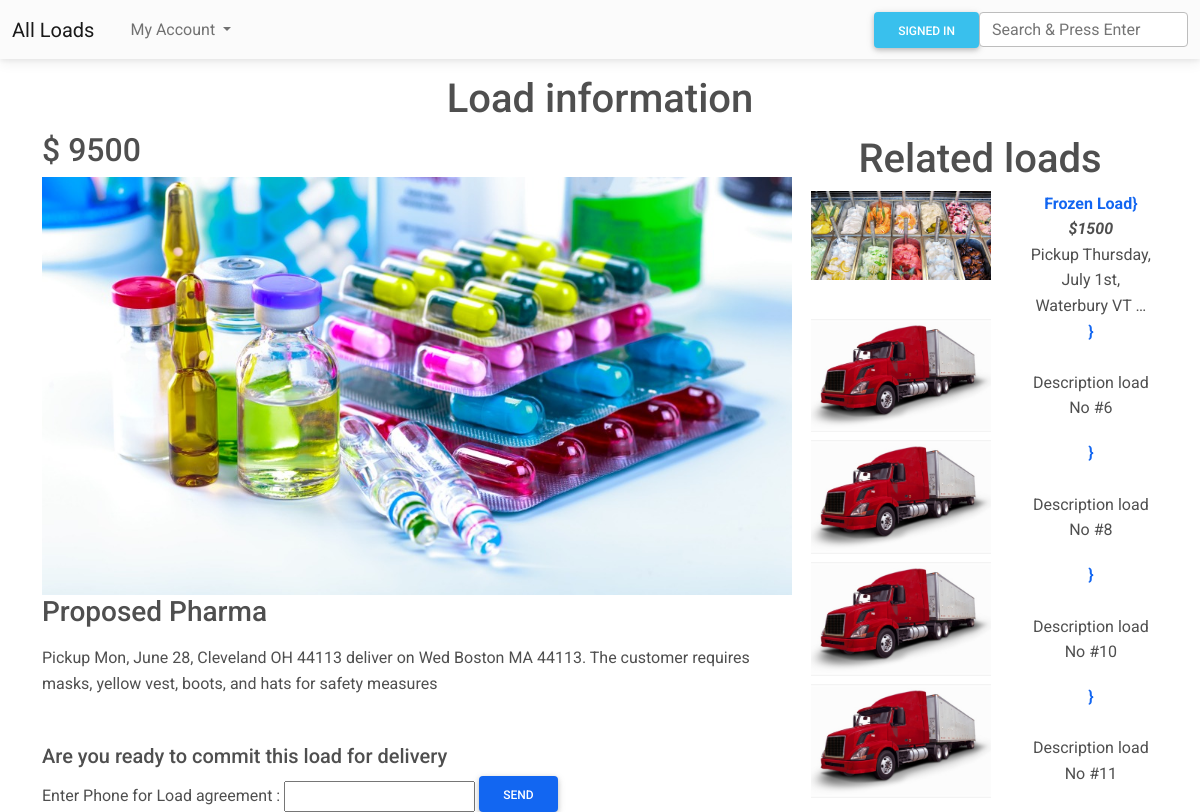
The app's page /load/2, older data.
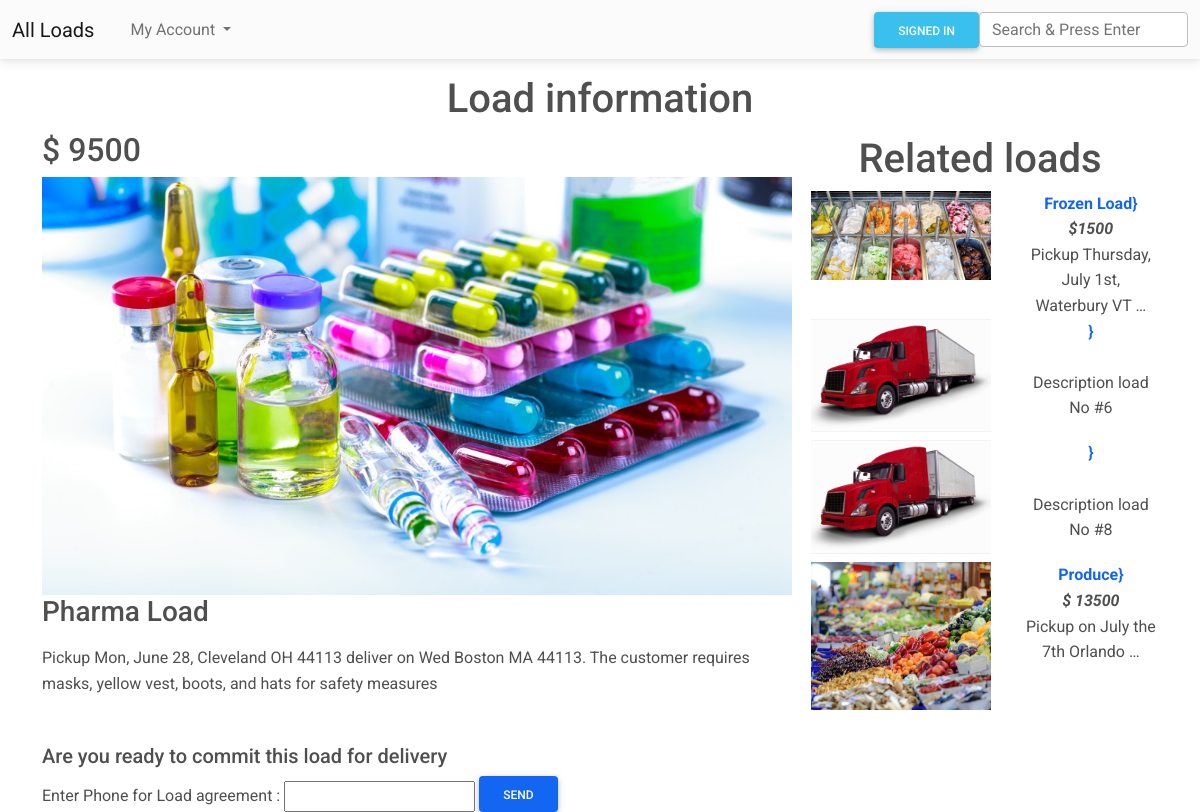
The same page, newer data.
### blog/models.py (models this page shows, shortened)
class Load(models.Model):
    user = models.ForeignKey(User, on_delete=models.CASCADE, null=True)
    price = models.CharField(max_length=20)
    title = models.CharField(max_length=40)
    category = models.ForeignKey(Category, on_delete=models.CASCADE)
    desc = models.TextField()
    image = models.ImageField(null=True, blank=True)
    created_at = models.DateTimeField(auto_now_add=True)
    update_at = models.DateTimeField(auto_now = True)

### blog/views.py (the view)
# urls.py: path('load/<int:id_load>', detail, name="detail" ),
def detail(request, id_load):
    load=Load.objects.get(id=id_load)
    category = load.category
    loads_in_relation = Load.objects.filter(category =  category)[:6]
    return render(request, 'detail.html', {"load": load, "lir": loads_in_relation})

### blog/templates/detail.html (shortened to what this page needs)
{% extends 'base.html' %}
{% load static %}
{% block content %}
<h1 class="text-center mt-3">Load information</h1>
<div class="container">
    <div class="row">
        <div class="col-md-8">
            <h2>{{load.price}} </h2>
            <img src="{{load.image.url}}" alt="load-logo" style="max-width: 750px;">
            <h3>{{load.title}}</h3>
            <p class="mb-5 mt-3">{{load.desc}}</p>
            <div>
                <form action="" method="POST">
                    <h5>Are you ready to commit this load for delivery</h5>
                    Enter Phone for Load agreement : <input type="text" name="=myphone">
                    <button type="submit" class="btn btn-primary">Send</button>
                </form>
            </div>
        </div>
        <div class="col-md-4 text-center mt-1">
            <h1>Related loads</h1>
            <div class="row">
                {% for lds in lir %}
                {% if lds.id != load.id %}
                <div class="col-md-7 mb-2">
                    {% if lds.image != "http://default" %}
                    <a href="{% url 'detail' lds.id %}"><img src="{{ lds.image.url }}" alt="logo load image"
                            style="max-width: 180px;" /></a>
                    {% else %}
                    <a href="{% url 'detail' lds.id %}"> <img src="{% static 'img/logo1.jpg'  %}" alt="logo load image"
                            style="max-width: 180px;" /></a>
                    {% endif %}
                </div>
                <div class="col-5">
                    <a href="{% url 'detail' lds.id %}"><strong> {{lds.title |truncatewords:2}}} </strong> <br></a>
                    <strong><em>{{lds.price}}</em> <br></strong>
                    {{lds.desc |truncatewords:6}}
                </div>
                {% endif %}
                {% endfor %}
            </div>
        </div>
    </div>
</div>
{% endblock %}

### blog/templates/base.html (shortened to what this page needs)
<!DOCTYPE html>
{% load static %}
<html lang="en">
<head>
    <link rel="stylesheet" href="https://use.fontawesome.com/releases/v5.15.2/css/all.css" />
    <link rel="stylesheet" href="{% static 'css/mdb.min.css' %}" />
</head>
</head>
<body id="bg" style="background-image: rgb(0, 255, 128);">
    {% include '_nav.html' %}
    {% block content %}{% endblock %}
</body>
</html>

### blog/templates/_nav.html (shortened to what this page needs)
<nav class="navbar navbar-expand-lg navbar-light bg-light">
    <div class="container-fluid">
        <a class="navbar-brand" href="/">All Loads</a>
        <div class="collapse navbar-collapse" id="navbarTogglerDemo02">
            <ul class="navbar-nav me-auto mb-2 mb-lg-0">
                <div class="container-fluid">
                    <ul class="navbar-nav">
                        <li class="nav-item dropdown">
                            <a class="nav-link dropdown-toggle" href="#" id="navbarDropdownMenuLink" role="button"
                                data-mdb-toggle="dropdown" aria-expanded="false">
                                My Account
                            </a>
                        </li>
                    </ul>
                </div>
            </ul>
            {%    if user.is_authenticated %}
            <a href="{% url 'logout' %}" class="btn btn-info mr-4">Log out</a>
            {%   else  %}
            <a href="{% url 'login-blog' %}" class="btn btn-info mr-4">Signed in</a>
            {%  endif  %}
            <form class="form-inline ml-3" action="{% url 'search' %}">
                <input type="text" class="form-control" placeholder="Search & Press Enter" aria-label="Search"
                    name="load" />
            </form>
        </div>
    </div>
</nav>

Row changes from the older to the newer data that the page shows:
removed Load: desc "Description load No #10"
removed Load: desc "Description load No #11"
changed Load: title "Proposed Pharma" → "Pharma Load"
added Load: image (picture), title "Produce", price "$ 13500", desc "Pickup on July the 7th Orlando …"
